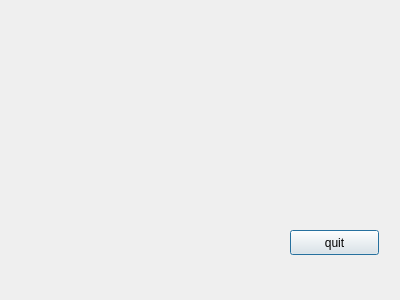
<?xml version="1.0" encoding="UTF-8"?>
<ui version="4.0">
 <class>four_wheel_bot</class>
 <widget class="QDialog" name="four_wheel_bot">
  <property name="geometry">
   <rect>
    <x>0</x>
    <y>0</y>
    <width>400</width>
    <height>300</height>
   </rect>
  </property>
  <property name="windowTitle">
   <string>four_wheel_bot</string>
  </property>
  <widget class="QPushButton" name="pushButton">
   <property name="geometry">
    <rect>
     <x>290</x>
     <y>230</y>
     <width>89</width>
     <height>25</height>
    </rect>
   </property>
   <property name="text">
    <string>quit</string>
   </property>
  </widget>
 </widget>
 <resources/>
 <connections/>
</ui>
